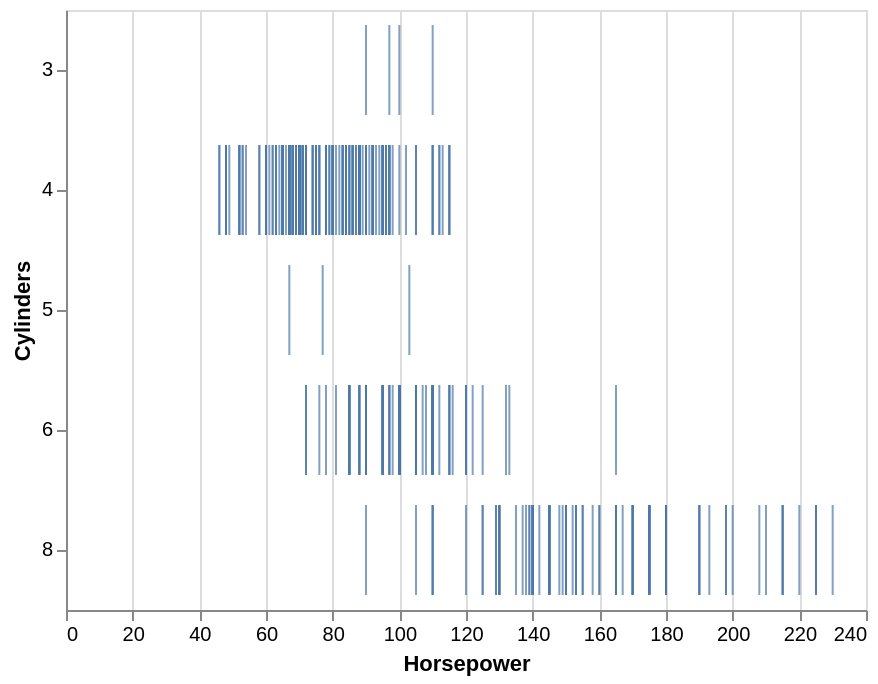

This figure's Vega-Lite source:
### Vega-Lite specification from a JSON file in a GitHub repository (floating-point values rounded to 4 significant figures; data arrays with more than 128 entries replaced by an {"elided": "..."} marker saying what was removed)
{"config": {"view": {"height": 300, "width": 400}}, "encoding": {"y": {"title": "Cylinders", "field": "properties.Cylinders", "type": "ordinal"}, "x": {"title": "Horsepower", "field": "properties.Horsepower", "type": "quantitative"}}, "data": {"values": {"features": {"elided": "406 records"}, "type": "FeatureCollection"}, "format": {"type": "json", "property": "features"}}, "mark": "tick", "$schema": "https://vega.github.io/schema/vega-lite/v2.4.1.json"}
